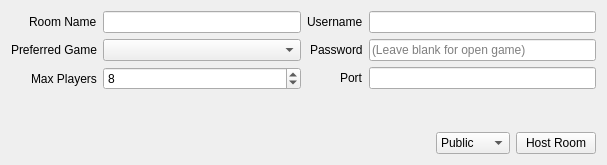
<?xml version="1.0" encoding="UTF-8"?>
<ui version="4.0">
 <class>HostRoom</class>
 <widget class="QWidget" name="HostRoom">
  <property name="geometry">
   <rect>
    <x>0</x>
    <y>0</y>
    <width>607</width>
    <height>165</height>
   </rect>
  </property>
  <property name="windowTitle">
   <string>Create Room</string>
  </property>
  <layout class="QVBoxLayout" name="verticalLayout_3">
   <item>
    <widget class="QWidget" name="settings" native="true">
     <layout class="QHBoxLayout">
      <property name="leftMargin">
       <number>0</number>
      </property>
      <property name="topMargin">
       <number>0</number>
      </property>
      <property name="rightMargin">
       <number>0</number>
      </property>
      <item>
       <layout class="QFormLayout" name="formLayout_2">
        <property name="labelAlignment">
         <set>Qt::AlignRight|Qt::AlignTrailing|Qt::AlignVCenter</set>
        </property>
        <item row="0" column="0">
         <widget class="QLabel" name="label">
          <property name="text">
           <string>Room Name</string>
          </property>
         </widget>
        </item>
        <item row="0" column="1">
         <widget class="QLineEdit" name="room_name">
          <property name="maxLength">
           <number>50</number>
          </property>
         </widget>
        </item>
        <item row="1" column="0">
         <widget class="QLabel" name="label_3">
          <property name="text">
           <string>Preferred Game</string>
          </property>
         </widget>
        </item>
        <item row="1" column="1">
         <widget class="QComboBox" name="game_list"/>
        </item>
        <item row="2" column="0">
         <widget class="QLabel" name="label_2">
          <property name="text">
           <string>Max Players</string>
          </property>
         </widget>
        </item>
        <item row="2" column="1">
         <widget class="QSpinBox" name="max_player">
          <property name="minimum">
           <number>2</number>
          </property>
          <property name="maximum">
           <number>16</number>
          </property>
          <property name="value">
           <number>8</number>
          </property>
         </widget>
        </item>
       </layout>
      </item>
      <item>
       <layout class="QFormLayout" name="formLayout">
        <property name="labelAlignment">
         <set>Qt::AlignRight|Qt::AlignTrailing|Qt::AlignVCenter</set>
        </property>
        <item row="0" column="1">
         <widget class="QLineEdit" name="username"/>
        </item>
        <item row="0" column="0">
         <widget class="QLabel" name="label_6">
          <property name="text">
           <string>Username</string>
          </property>
         </widget>
        </item>
        <item row="1" column="1">
         <widget class="QLineEdit" name="password">
          <property name="echoMode">
           <enum>QLineEdit::PasswordEchoOnEdit</enum>
          </property>
          <property name="placeholderText">
           <string>(Leave blank for open game)</string>
          </property>
         </widget>
        </item>
        <item row="2" column="1">
         <widget class="QLineEdit" name="port">
          <property name="inputMethodHints">
           <set>Qt::ImhDigitsOnly</set>
          </property>
          <property name="maxLength">
           <number>5</number>
          </property>
         </widget>
        </item>
        <item row="1" column="0">
         <widget class="QLabel" name="label_5">
          <property name="text">
           <string>Password</string>
          </property>
         </widget>
        </item>
        <item row="2" column="0">
         <widget class="QLabel" name="label_4">
          <property name="text">
           <string>Port</string>
          </property>
         </widget>
        </item>
       </layout>
      </item>
     </layout>
    </widget>
   </item>
   <item>
    <layout class="QHBoxLayout" name="horizontalLayout">
     <property name="rightMargin">
      <number>0</number>
     </property>
     <item>
      <spacer name="horizontalSpacer">
       <property name="orientation">
        <enum>Qt::Horizontal</enum>
       </property>
       <property name="sizeHint" stdset="0">
        <size>
         <width>40</width>
         <height>20</height>
        </size>
       </property>
      </spacer>
     </item>
     <item>
      <widget class="QComboBox" name="host_type">
       <item>
        <property name="text">
         <string>Public</string>
        </property>
       </item>
       <item>
        <property name="text">
         <string>Unlisted</string>
        </property>
       </item>
      </widget>
     </item>
     <item>
      <widget class="QPushButton" name="host">
       <property name="text">
        <string>Host Room</string>
       </property>
      </widget>
     </item>
    </layout>
   </item>
  </layout>
 </widget>
 <resources/>
 <connections/>
</ui>
